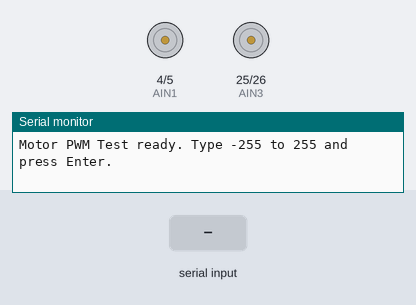
This sketch was run on a simulated ESP32. Parts: motor-driver pin pairs drawn as motors (green arrow = first pin HIGH = forward, orange = second pin HIGH = backward, longer = more drive), the last lines printed to the serial monitor. The inputs (shaded band) are chosen by the test bench.

Above: at 1.2 s.
1.3 s: "90,45\n" received over Serial
At 1.8 s:
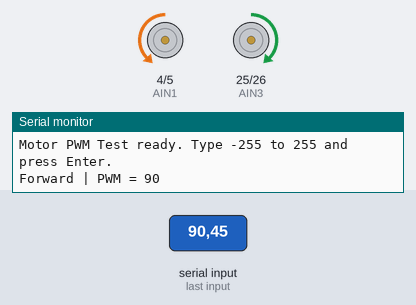
2.8 s: "30,150\n" received over Serial
At 4.0 s:
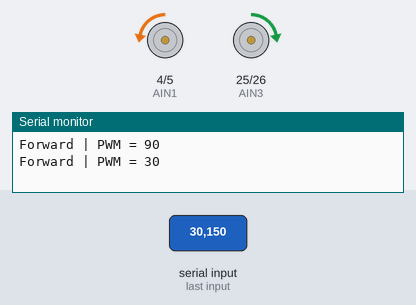
4.3 s: "200\n" received over Serial
At 5.3 s:
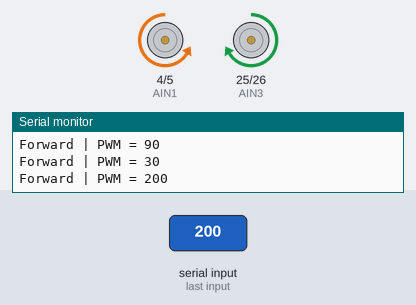
5.8 s: "90\n" received over Serial
At 6.4 s:
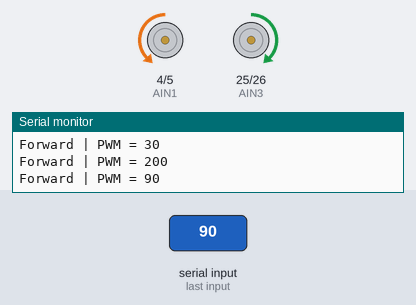
Timing chart, 0 to 8.3 s (numbered marks = the images above; inputs shaded):
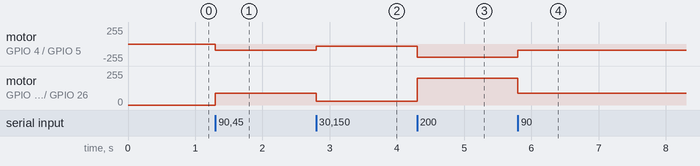

Measured:
- after the input at 1.3 s, motor on GPIO 4 (AIN1) / GPIO 5 (AIN2): stopped → backward 90/255 at once; motor on GPIO 25 (AIN3) / GPIO 26 (AIN4): stopped → forward 90/255 at once
- after the input at 2.8 s, motor on GPIO 4 (AIN1) / GPIO 5 (AIN2): backward 90/255 → backward 30/255 at once; motor on GPIO 25 (AIN3) / GPIO 26 (AIN4): forward 90/255 → forward 30/255 at once
- after the input at 4.3 s, motor on GPIO 4 (AIN1) / GPIO 5 (AIN2): backward 30/255 → backward 200/255 at once; motor on GPIO 25 (AIN3) / GPIO 26 (AIN4): forward 30/255 → forward 200/255 at once
- after the input at 5.8 s, motor on GPIO 4 (AIN1) / GPIO 5 (AIN2): backward 200/255 → backward 90/255 at once; motor on GPIO 25 (AIN3) / GPIO 26 (AIN4): forward 200/255 → forward 90/255 at once

The sketch:

motor_pwm_test.ino
```cpp
/*
 * Motor PWM Test
 * ---------------
 * Type a value from -255 to 255 in the Serial Monitor to test both drive motors.
 * Positive = forward, negative = reverse, 0 = stop.
 * Use this to verify motor wiring and direction before running the PID sketch.
 */

const int AIN1 = 4;
const int AIN2 = 5;
const int AIN3 = 25;
const int AIN4 = 26;

void setup() {
  Serial.begin(115200);
  pinMode(AIN1, OUTPUT);
  pinMode(AIN2, OUTPUT);
  pinMode(AIN3, OUTPUT);
  pinMode(AIN4, OUTPUT);
  stopMotors();
  Serial.println("Motor PWM Test ready. Type -255 to 255 and press Enter.");
}

void loop() {
  if (Serial.available()) {
    int input = Serial.parseInt();
    while (Serial.available()) Serial.read(); // flush

    input = constrain(input, -255, 255);

    if (input > 0) {
      analogWrite(AIN2, input);
      digitalWrite(AIN1, LOW);
      analogWrite(AIN3, input);
      digitalWrite(AIN4, LOW);
      Serial.print("Forward | PWM = "); Serial.println(input);

    } else if (input < 0) {
      digitalWrite(AIN2, LOW);
      analogWrite(AIN1, abs(input));
      digitalWrite(AIN3, LOW);
      analogWrite(AIN4, abs(input));
      Serial.print("Reverse | PWM = "); Serial.println(abs(input));

    } else {
      stopMotors();
      Serial.println("Stopped");
    }
  }
}

void stopMotors() {
  digitalWrite(AIN1, LOW);
  digitalWrite(AIN2, LOW);
  digitalWrite(AIN3, LOW);
  digitalWrite(AIN4, LOW);
}
```
